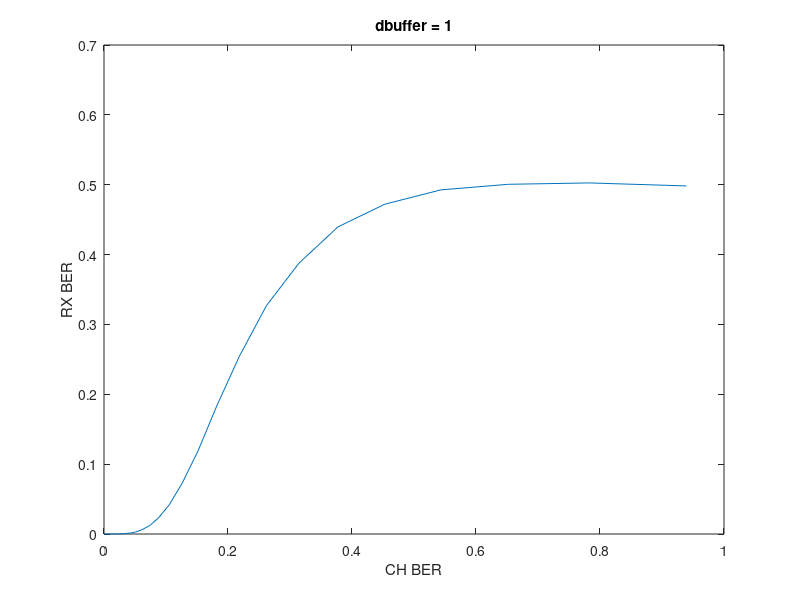

This figure's MATLAB source:
cbers = [0.000024,0.000029,0.000035,0.000041,0.000050,0.000060,0.000072,0.000086,0.000103,0.000124,0.000149,0.000178,0.000214,0.000257,0.000308,0.000370,0.000444,0.000532,0.000639,0.000767,0.000920,0.001104,0.001325,0.001590,0.001908,0.002290,0.002747,0.003297,0.003956,0.004748,0.005697,0.006836,0.008204,0.009844,0.011813,0.014176,0.017011,0.020413,0.024496,0.029395,0.035275,0.042329,0.050795,0.060954,0.073145,0.087774,0.105329,0.126395,0.151674,0.182009,0.218411,0.262093,0.314511,0.377413,0.452896,0.543475,0.652170,0.782604,0.939125]

rbers = [0.000000,0.000000,0.000000,0.000000,0.000000,0.000000,0.000000,0.000000,0.000000,0.000000,0.000000,0.000000,0.000000,0.000000,0.000000,0.000000,0.000000,0.000000,0.000000,0.000000,0.000000,0.000000,0.000000,0.000000,0.000000,0.000000,0.000000,0.000000,0.000000,0.000000,0.000000,0.000000,0.000000,0.000019,0.000000,0.000019,0.000064,0.000096,0.000128,0.000185,0.000786,0.001374,0.002838,0.005989,0.011715,0.022932,0.041921,0.073258,0.118976,0.183657,0.254557,0.327023,0.387735,0.439665,0.472095,0.492631,0.500601,0.502576,0.498262]

plot(cbers, rbers);
title('dbuffer = 1');
xlabel('CH BER');
ylabel('RX BER');